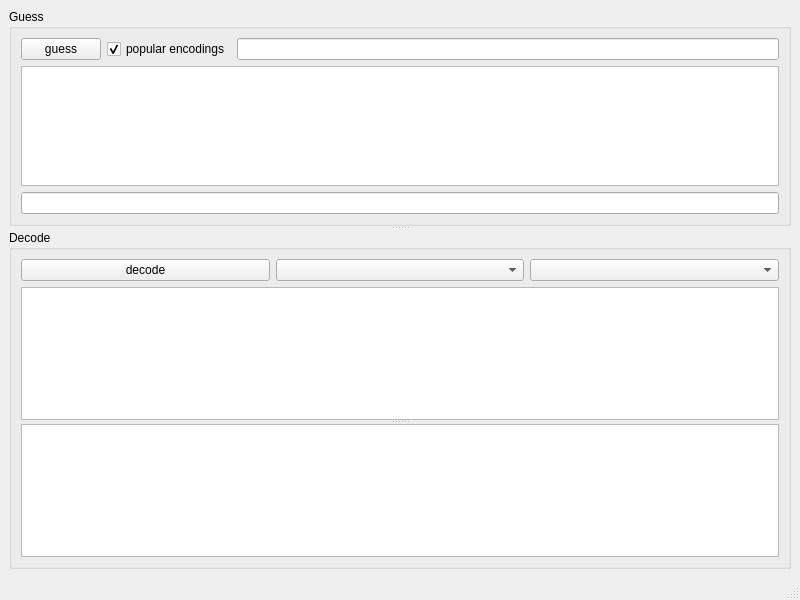
<?xml version="1.0" encoding="UTF-8"?>
<ui version="4.0">
 <class>MainWindow</class>
 <widget class="QMainWindow" name="MainWindow">
  <property name="geometry">
   <rect>
    <x>0</x>
    <y>0</y>
    <width>800</width>
    <height>600</height>
   </rect>
  </property>
  <property name="windowTitle">
   <string>Decoder</string>
  </property>
  <widget class="QWidget" name="centralwidget">
   <layout class="QVBoxLayout" name="verticalLayout_3">
    <item>
     <widget class="QSplitter" name="splitter_2">
      <property name="orientation">
       <enum>Qt::Vertical</enum>
      </property>
      <widget class="QGroupBox" name="groupBox">
       <property name="title">
        <string>Guess</string>
       </property>
       <layout class="QVBoxLayout" name="verticalLayout">
        <item>
         <layout class="QHBoxLayout" name="horizontalLayout">
          <item>
           <widget class="QPushButton" name="guess">
            <property name="text">
             <string>guess</string>
            </property>
           </widget>
          </item>
          <item>
           <widget class="QCheckBox" name="popular">
            <property name="text">
             <string>popular encodings</string>
            </property>
            <property name="checked">
             <bool>true</bool>
            </property>
           </widget>
          </item>
          <item>
           <widget class="QLineEdit" name="sample"/>
          </item>
         </layout>
        </item>
        <item>
         <widget class="QTableView" name="guessed">
          <attribute name="horizontalHeaderStretchLastSection">
           <bool>true</bool>
          </attribute>
         </widget>
        </item>
        <item>
         <widget class="QLineEdit" name="iconv">
          <property name="readOnly">
           <bool>true</bool>
          </property>
         </widget>
        </item>
       </layout>
      </widget>
      <widget class="QGroupBox" name="groupBox_2">
       <property name="title">
        <string>Decode</string>
       </property>
       <layout class="QVBoxLayout" name="verticalLayout_2">
        <item>
         <layout class="QHBoxLayout" name="horizontalLayout_2">
          <item>
           <widget class="QPushButton" name="decode">
            <property name="text">
             <string>decode</string>
            </property>
           </widget>
          </item>
          <item>
           <widget class="QComboBox" name="codec1"/>
          </item>
          <item>
           <widget class="QComboBox" name="codec2"/>
          </item>
         </layout>
        </item>
        <item>
         <widget class="QSplitter" name="splitter">
          <property name="orientation">
           <enum>Qt::Vertical</enum>
          </property>
          <widget class="QPlainTextEdit" name="encoded"/>
          <widget class="QPlainTextEdit" name="decoded"/>
         </widget>
        </item>
       </layout>
      </widget>
     </widget>
    </item>
   </layout>
  </widget>
  <widget class="QMenuBar" name="menubar">
   <property name="geometry">
    <rect>
     <x>0</x>
     <y>0</y>
     <width>800</width>
     <height>20</height>
    </rect>
   </property>
  </widget>
  <widget class="QStatusBar" name="statusbar"/>
 </widget>
 <resources/>
 <connections/>
</ui>
